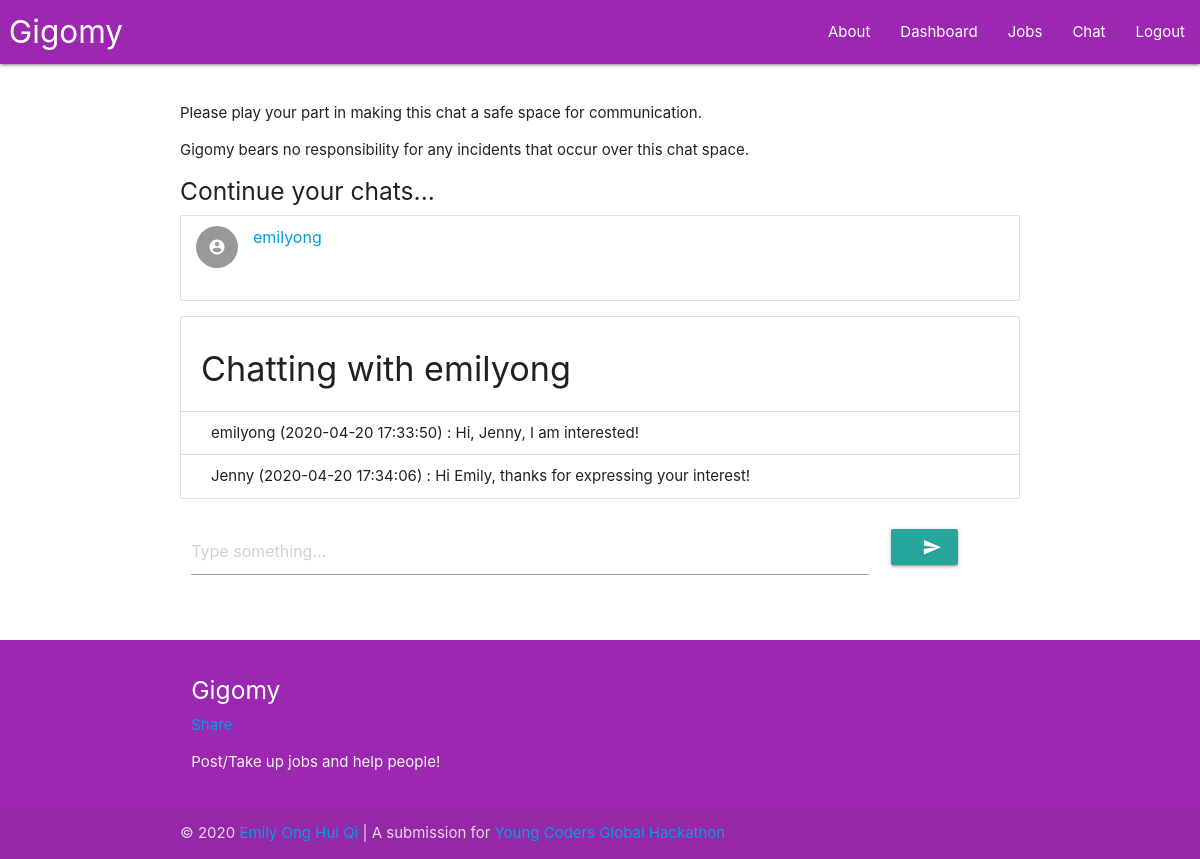
/chat/emilyong (signed in), run on an earlier commit of the app's database.
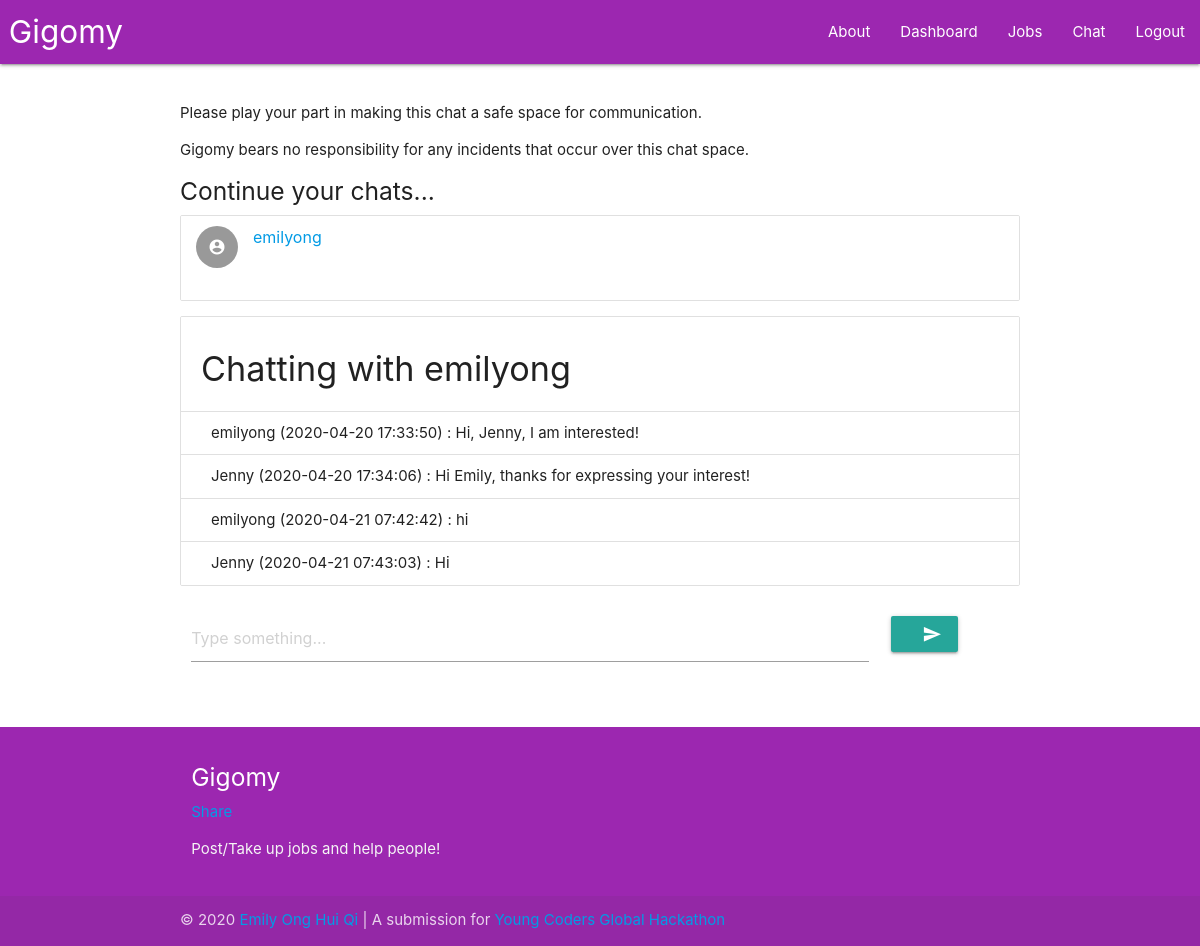
And on a later commit of the database.
### main.py (models this page shows, shortened)
class Message(db.Model):
    msgID = db.Column(db.Integer, unique = True, autoincrement = True, nullable = False, index = True, primary_key = True)
    msgText = db.Column(db.String, index = True, nullable = False)
    msgDateTime = db.Column(db.DateTime, nullable = False)
    msgSender = db.Column(db.String, db.ForeignKey("user.username"), nullable = True)
    msgReceiver = db.Column(db.String, db.ForeignKey("user.username"), nullable = True)

class User(UserMixin, db.Model):
    username = db.Column(db.String, unique = True, nullable = False, index = True, primary_key = True)
    email = db.Column(db.String, unique = True, index = True, nullable = False)
    password = db.Column(db.String, nullable = False)
    avatar = db.Column(db.String, nullable = True)

### main.py (the view)
@app.route ("/chat/<username>", methods=["GET", "POST"])
@app.route ("/chat/", methods=["GET", "POST"])
@login_required
def chat (username=""):
    inChat = len(username) != 0 and username != current_user.username
    currentUser = getUser(current_user)
    if inChat:
        jobSender_ = User.query.filter_by(username = username).first()
        if jobSender_ is None:return redirect(url_for("index", _scheme="https", _external=True))
        jobSender = getUser(jobSender_)
        messagesSent = Message.query.filter_by(msgSender = currentUser["username"]).filter_by(msgReceiver = jobSender["username"]).all()
        messagesReceived = Message.query.filter_by(msgReceiver = currentUser["username"]).filter_by(msgSender = jobSender["username"]).all()
        messages_ = []
    else:
        jobSender = None
        messagesSent = Message.query.filter_by(msgSender = currentUser["username"]).all()
        messagesReceived = Message.query.filter_by(msgReceiver = currentUser["username"]).all()
        messages_ = []
    for message in messagesSent:messages_.append((message.msgDateTime, message))
    for message in messagesReceived:messages_.append((message.msgDateTime, message))
    messages = []
    messages_.sort()
    for message in messages_:
      sg =pytz.timezone("Asia/Singapore")
      datePosted = message[0].astimezone(sg)
      datePosted = datePosted.strftime("%Y-%m-%d %H:%M:%S")
      messages.append([datePosted, message[1]])
    contacts = set()
    for message in messages:
        if message[1].msgSender == current_user.username:
            contacts.add(message[1].msgReceiver)
        if message[1].msgReceiver == current_user.username:
            contacts.add(message[1].msgSender)
    contacts = list(contacts)
    return render_template("chat.html", currentUser=currentUser, jobSender=jobSender, jobSender_=json.dumps(jobSender),
                            messages=messages, currentUser_=json.dumps(currentUser), contacts=contacts, inChat=inChat)

### main.py (called while the page is built)
def getUser (user):
    currentUser = {"username": user.username,
                    "email": user.email,
                    "avatar": user.avatar}
    return currentUser

@login.user_loader
def load_user(username):
    return User.query.get(username)

### templates/chat.html (shortened to what this page needs)
{% extends "base.html" %}
{% block content %}
<p>
  Please play your part in making this chat a safe space for communication.
</p>
<p>
  Gigomy bears no responsibility for any incidents that occur over this chat space.
</p>
{% if contacts %}
  <h5>Continue your chats...</h5>
{% endif %}
<ul class="collection" id="contacts_">
  {% if contacts %}
    {% for contact in contacts %}
      <li class="collection-item avatar" data-item-name={{contact}}>
        <i class="material-icons circle">account_circle</i>
        <a href="{{url_for('chat', username=contact)}}"><span class="title">{{contact}}</span></a>
      </li>
    {% endfor %}
  {% else %}
    <li class="collection-item" data-item-name="">No contacts yet...</li>
  {% endif %}
</ul>
{% if inChat %}
  <ul class="collection with-header" id="allMessages">
    <li class="collection-header"><h4>Chatting with {{jobSender["username"]}}</h4></li>
    {% if messages %}
      {% for message in messages %}
        <li class="collection-item">{{message[1]["msgSender"]}} ({{message[0]}}) : {{message[1]["msgText"]}}</li>
      {% endfor %}
    {% else %}
      {% if jobSender["username"] != currentUser["username"] %}
        <li class="collection-item" data-item-empty="true">No messages yet...</li>
      {% else %}
        <li class="collection-item" data-item-empty="true">You cannot chat with yourself...</li>
      {% endif %}
    {% endif %}
  </ul>
  {% if jobSender["username"] != currentUser["username"] %}
    <form method="POST" id="sendMessageForm">
        <div class="row">
          <div class="input-field col s10">
            <input placeholder="Type something..." id="message" name="message" type="text" class="validate" autocomplete="off">
          </div>
          <div class="input-field col s2">
            <button class="btn waves-effect waves-light" type="submit" name="sendMessage">
              <i class="material-icons right">send</i>
            </button>
          </div>
        </div>
      </form>
  {% endif %}
{% endif %}
{% endblock content %}

### templates/base.html (shortened to what this page needs)
<!DOCTYPE html>
<html lang="en" dir="ltr">
  <head>
    <link type="text/css" rel="stylesheet" href="{{url_for('static', filename='css/materialize.min.css')}}"  media="screen,projection"/>
    <link rel="stylesheet" href="{{url_for('static', filename='css/style.css')}}">
    <link type="text/css" rel="stylesheet" href="{{url_for('static', filename='css/flatpikr.min.css')}}"  media="screen,projection"/>
  </head>
  <body>
    <nav>
      <div class="nav-wrapper purple">
        <a href="/" class="brand-logo">&nbsp;Gigomy</a>
        <ul class="right hide-on-med-and-down">
          <li><a href="{{url_for('about', _scheme='https', _external=True)}}">About</a></li>
          <li><a href="{{url_for('overview', _scheme='https', _external=True)}}">Dashboard</a></li>
          <li><a href="{{url_for('index', _scheme='https', _external=True)}}">Jobs</a></li>
          <li><a href="{{url_for('chat', _scheme='https', _external=True)}}">Chat</a></li>
          <li><a href="{{url_for('logout', _scheme='https', _external=True)}}">Logout</a></li>
        </ul>
      </div>
    </nav>
    <main>
      <div class="container">
        <br/>
        {% block content %}
        {% endblock content %}
      </div>
      <br/>
    </main>
    <footer class="page-footer purple">
      <div class="container">
        <div class="row">
          <div class="col l6 s12">
            <h5 class="white-text">Gigomy</h5>
            <div class="fb-share-button" data-href="https://gigomy--emilyong.repl.co/" data-layout="button" data-size="small"><a target="_blank" href="https://www.facebook.com/sharer/sharer.php?u=https%3A%2F%2Fgigomy--emilyong.repl.co%2F&amp;src=sdkpreparse" class="fb-xfbml-parse-ignore">Share</a></div>
            <p class="grey-text text-lighten-4">Post/Take up jobs and help people!</p>
          </div>
        </div>
      </div>
      <div class="footer-copyright">
        <div class="container">
          &copy; 2020 <a href="mailto:ong.huiqi.emily@dhs.sg?subject=Gigomy">Emily Ong Hui Qi</a> |
          A submission for <a href="https://www.codinglab.com.sg/ycgh2020/">Young Coders Global Hackathon</a></small>
        </div>
      </div>
    </footer>
  </body>
</html>

### static/css/style.css (style rules this page uses)
body { display: flex; min-height: 100vh; flex-direction: column; }
main { flex: 1 0 auto; }

What changed in the data, as far as the page shows it:
added Message: msgSender "emilyong", message "2020-04-21 07:42:42", msgText "hi", shown under "Chatting with emilyong"
added Message: msgSender "Jenny", message "2020-04-21 07:43:03", msgText "Hi", shown under "Chatting with emilyong"
